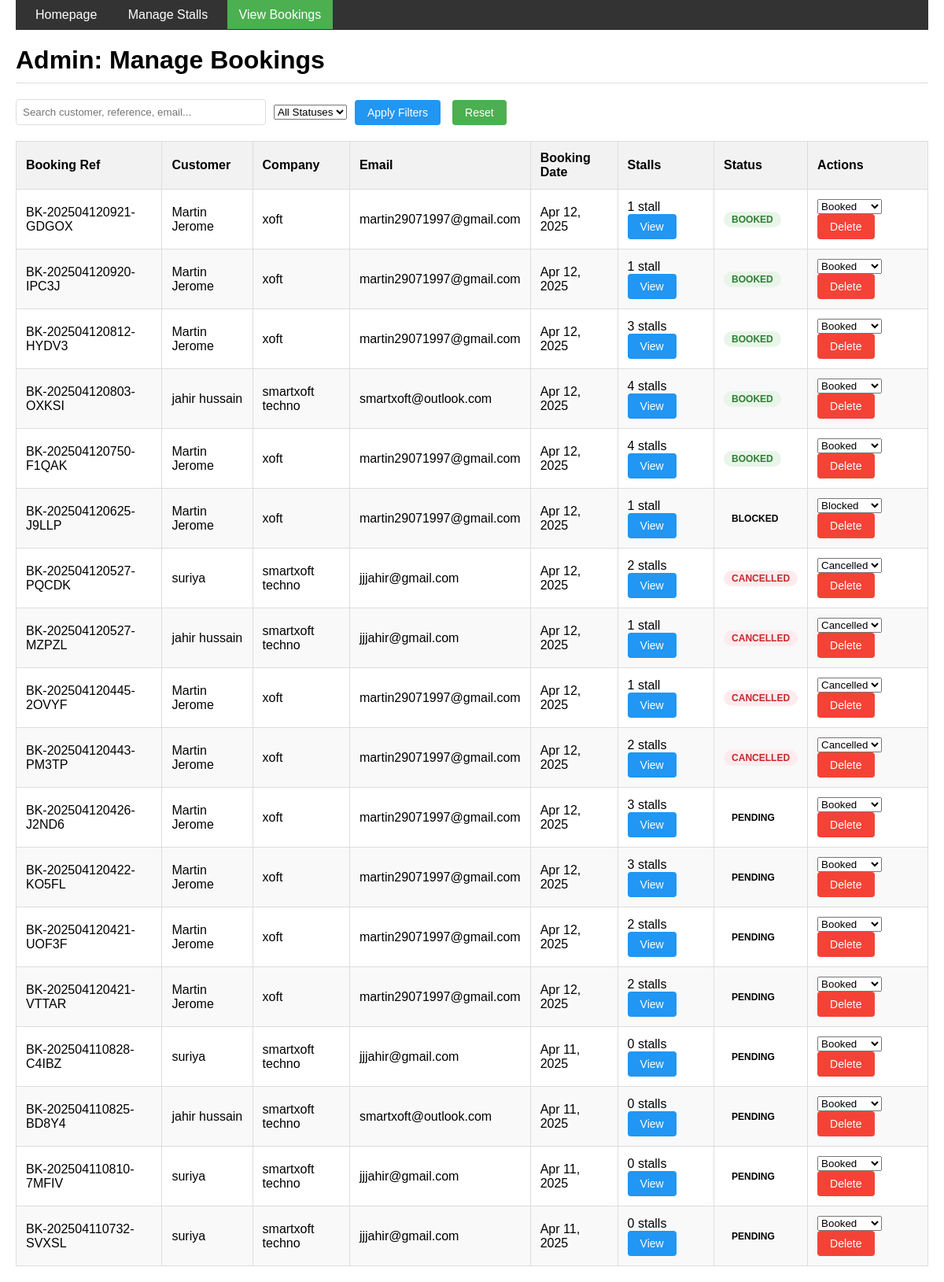
/admin_bookings/, run on an earlier commit of the app's database.
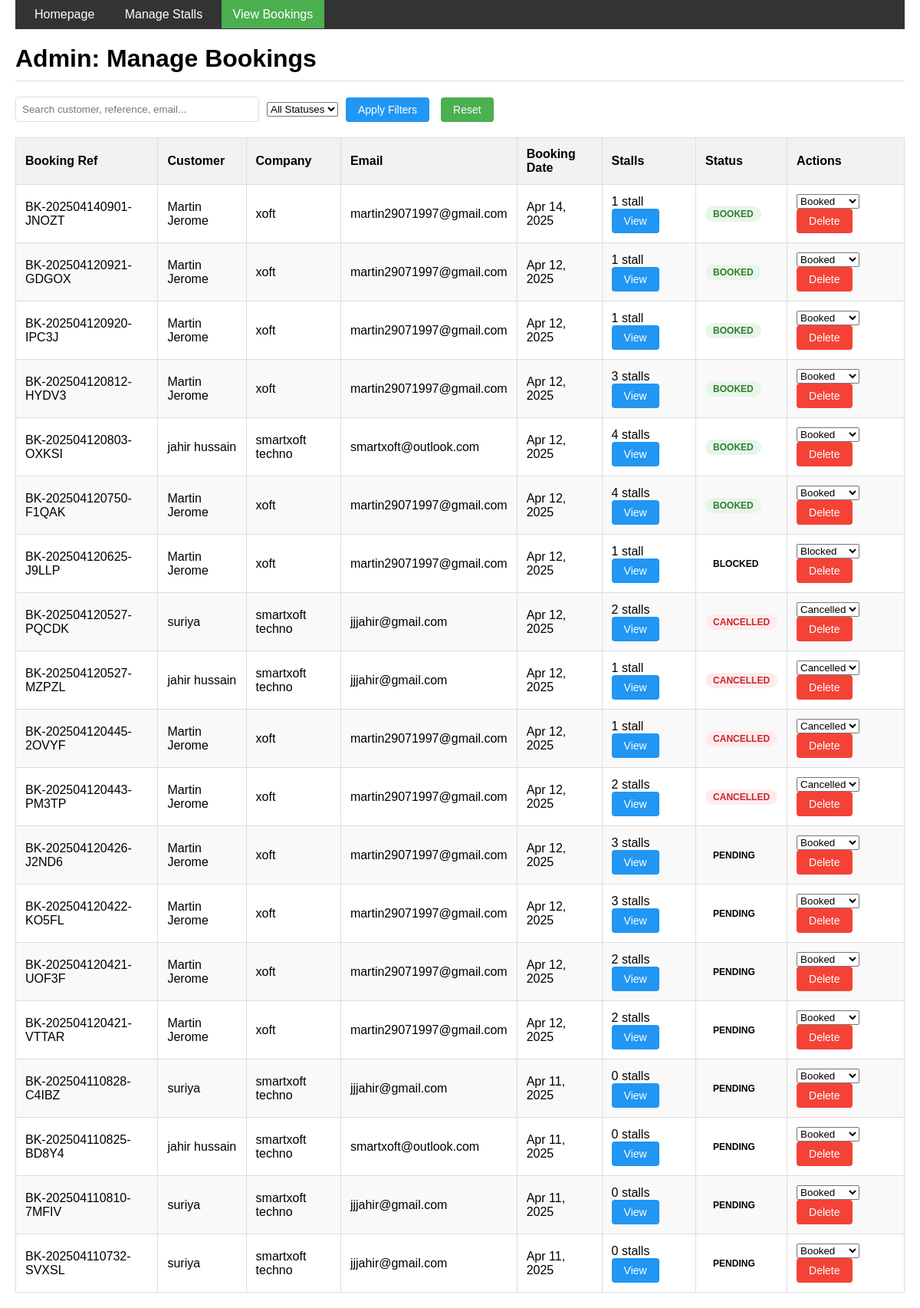
And on a later commit of the database.
### halls/models.py (models this page shows, shortened)
class Booking(models.Model):
    STATUS_CHOICES = [
        ('booked', 'Booked'),
        ('cancelled', 'Cancelled'),
        ('blocked', 'Blocked'),
    ]
    stalls = models.ManyToManyField(Stall, related_name='bookings')
    customer_name = models.CharField(max_length=100)
    customer_email = models.EmailField()
    customer_phone = models.CharField(max_length=20)
    company_name = models.CharField(max_length=100, blank=True, null=True)
    booking_date = models.DateTimeField(default=timezone.now)
    status = models.CharField(max_length=20, choices=STATUS_CHOICES, default='booked')
    notes = models.TextField(blank=True, null=True)
    payment_status = models.BooleanField(default=False)
    booking_reference = models.CharField(max_length=20, unique=True)

### halls/views.py (the view)
# urls.py: path('admin_bookings/', views.admin_bookings, name='admin_bookings'),
def admin_bookings(request):
    bookings = Booking.objects.all().order_by('-booking_date')
    return render(request, 'halls/admin_bookings.html', {'bookings': bookings})

### templates/halls/admin_bookings.html (shortened to what this page needs)
<!DOCTYPE html>
<html lang="en">
<head>
</head>
<body>
    <div class="container">
        <div class="admin-nav">
            <a href="{% url 'root' %}">Homepage</a>
            <a href="{% url 'admin_stall_management' 1 %}">Manage Stalls</a>
            <a href="{% url 'admin_bookings' %}" class="active">View Bookings</a>
        </div>
        <div class="header">
            <h1>Admin: Manage Bookings</h1>
        </div>
        <div class="filter-controls">
            <input type="text" id="search-box" class="search-box" placeholder="Search customer, reference, email...">
            <select id="status-filter">
                <option value="">All Statuses</option>
            </select>
            <button class="btn btn-primary" id="apply-filters">Apply Filters</button>
            <button class="btn" id="reset-filters">Reset</button>
        </div>
        <table id="bookings-table">
            <thead>
                <tr>
                    <th>Booking Ref</th>
                    <th>Customer</th>
                    <th>Company</th>
                    <th>Email</th>
                    <th>Booking Date</th>
                    <th>Stalls</th>
                    <th>Status</th>
                    <th>Actions</th>
                </tr>
            </thead>
            <tbody>
                {% if bookings %}
                    {% for booking in bookings %}
                    <tr data-id="{{ booking.id }}" data-ref="{{ booking.booking_reference }}" data-customer="{{ booking.customer_name|lower }}" data-email="{{ booking.customer_email|lower }}" data-company="{{ booking.company_name|lower }}" data-status="{{ booking.status }}">
                        <td>{{ booking.booking_reference }}</td>
                        <td>{{ booking.customer_name }}</td>
                        <td>{{ booking.company_name }}</td>
                        <td>{{ booking.customer_email }}</td>
                        <td>{{ booking.booking_date|date:"M d, Y" }}</td>
                        <td>
                            {% with stall_count=booking.stalls.count %}
                                {{ stall_count }} stall{% if stall_count != 1 %}s{% endif %}
                            {% endwith %}
                            <button class="btn btn-primary btn-sm view-stalls" data-id="{{ booking.id }}">View</button>
                        </td>
                        <td>
                            <span class="status {{ booking.status }}">{{ booking.get_status_display }}</span>
                        </td>
                        <td>
                            <select class="status-dropdown" data-booking-id="{{ booking.id }}">
                                {% for status_code, status_label in booking.STATUS_CHOICES %}
                                <option value="{{ status_code }}" {% if booking.status == status_code %}selected{% endif %}>{{ status_label }}</option>
                                {% endfor %}
                            </select>
                            <button class="btn btn-danger btn-sm delete-booking" data-id="{{ booking.id }}">Delete</button>
                        </td>
                    </tr>
                    {% endfor %}
                {% else %}
                    <tr>
                        <td colspan="8" class="no-results">No bookings found</td>
                    </tr>
                {% endif %}
            </tbody>
        </table>
    </div>
</body>
</html>

### templates/halls/admin_bookings.html (style rules this page uses)
body { font-family: Arial, sans-serif; margin: 0; padding: 0; }
.container { max-width: 1650px; margin: 0 auto; padding-left: 20px; padding-right: 20px; }
.header { display: flex; justify-content: space-between; align-items: center; margin-bottom: 20px; border-bottom: 1px solid #ddd; padding-bottom: 10px; }
.header h1 { margin: 0; }
.admin-nav { background-color: #333; padding: 10px; margin-bottom: 20px; }
.admin-nav a { color: white; text-decoration: none; padding: 10px 15px; margin-right: 5px; }
.admin-nav a.active { background-color: #4CAF50; }
.btn { background-color: #4CAF50; border: none; color: white; padding: 8px 16px; text-align: center; text-decoration: none; display: inline-block; font-size: 14px; cursor: pointer; border-radius: 4px; margin-right: 5px; }
.btn-primary { background-color: #2196F3; }
.btn-danger { background-color: #F44336; }
table { width: 100%; border-collapse: collapse; margin-top: 20px; }
th, td { border: 1px solid #ddd; padding: 12px; text-align: left; }
th { background-color: #f2f2f2; font-weight: bold; }
tr:nth-child(even) { background-color: #f9f9f9; }
.status { display: inline-block; padding: 3px 10px; border-radius: 15px; font-size: 12px; font-weight: bold; text-transform: uppercase; }
.status.booked { background-color: #e8f5e9; color: #2E7D32; }
.status.cancelled { background-color: #ffebee; color: #c62828; }
.filter-controls { display: flex; gap: 10px; margin-bottom: 20px; align-items: center; }
.search-box { flex: 1; max-width: 300px; padding: 8px; border: 1px solid #ddd; border-radius: 4px; }

What changed in the data, as far as the page shows it:
added Booking: booking_reference "BK-202504140901-JNOZT", customer_name "Martin Jerome", company_name "xoft", customer_email "martin29071997@gmail.com", booking_date "Apr 14, 2025", stalls.count "1", status "BOOKED", status+id "Booked"
